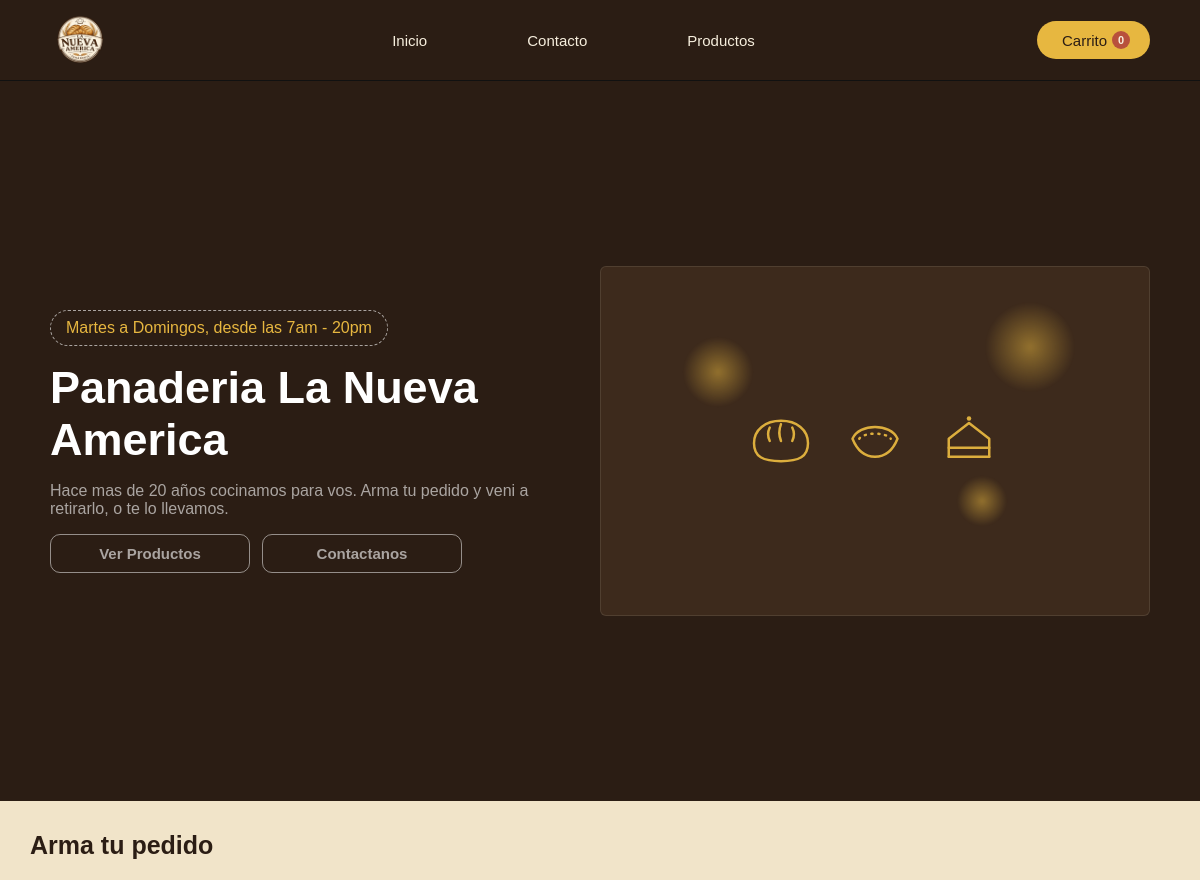
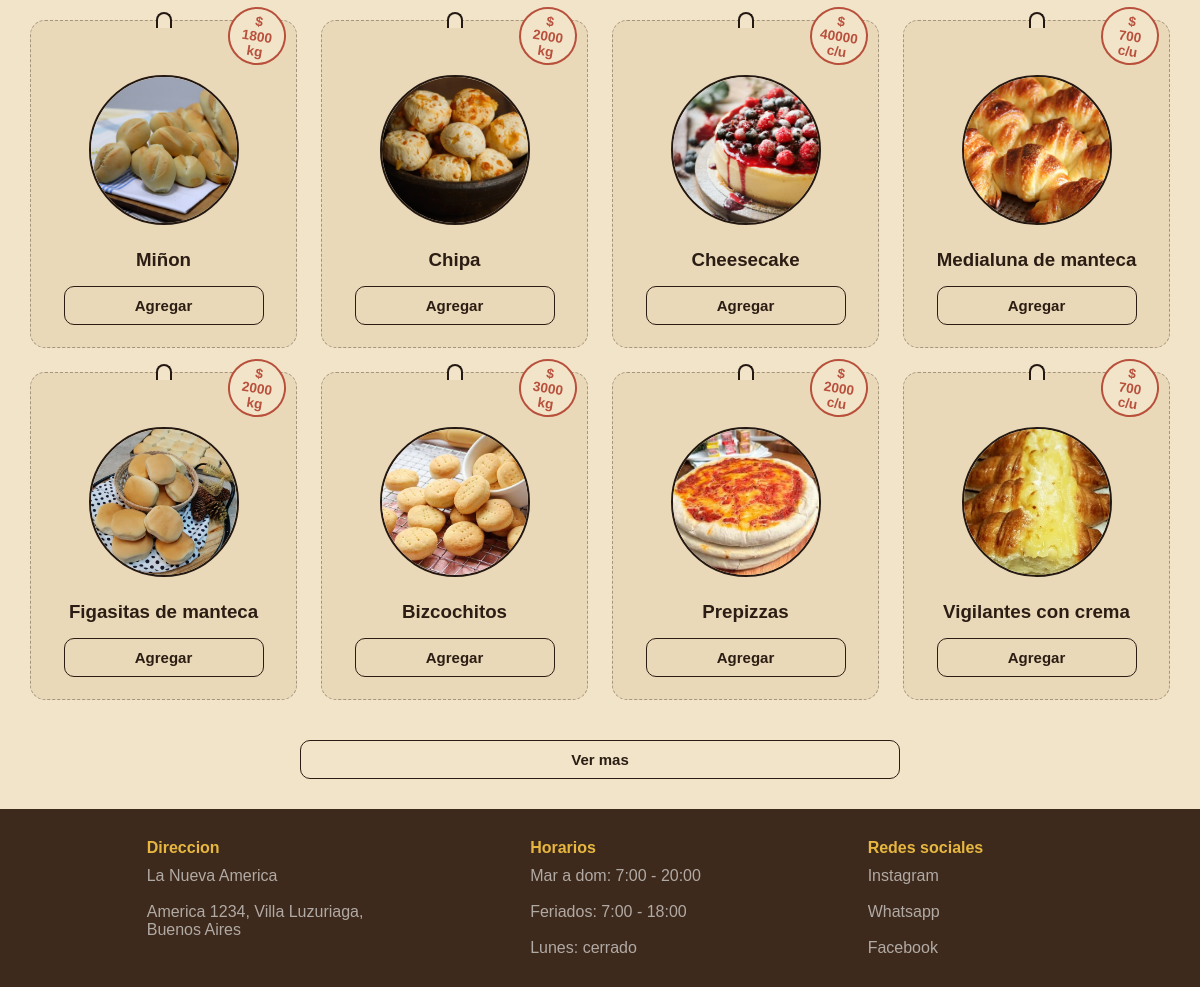
The page / on the database its author committed (2 pictures, top to bottom).
### tables this page shows
CREATE TABLE "productos" (
	"id"	INTEGER,
	"nombre"	TEXT NOT NULL,
	"precio"	TEXT NOT NULL,
	"categoria"	TEXT NOT NULL,
	"imagen"	BLOB,
	"unidad"	TEXT,
	PRIMARY KEY("id" AUTOINCREMENT)
);

### app.py (the view)
@app.route('/')
def Home():
    conn = get_db_connection()
    lista_productos = conn.execute('SELECT * FROM productos LIMIT 8').fetchall()
    conn.close()
    return render_template('index.html', productos=lista_productos)

### app.py (called while the page is built)
def get_db_connection():
    conn = sqlite3.connect('panaderia.db')
    conn.row_factory = sqlite3.Row
    return conn

### templates/index.html (shortened to what this page needs)
<!DOCTYPE html>
<html lang="en">
<head>
    <link rel="stylesheet" href="https://cdn.jsdelivr.net/npm/@tabler/icons-webfont@latest/dist/tabler-icons.min.css">
    <link rel="stylesheet" href="{{ url_for('static', filename='styles/home.css') }}">
    <link rel="stylesheet" href="{{ url_for('static', filename='styles/home_mobile.css') }}">
    <link rel="stylesheet" href="https://cdn.jsdelivr.net/npm/@tabler/icons-webfont@latest/tabler-icons.min.css">
</head>
<body>
    <nav class="nav">
        <img src="{{ url_for('static', filename='images/logo-sin-fondo.png') }}" class="img-logo">
        <ul class="nav-list">
            <a class="nav-links" href="#home">
                <li class="nav-items">Inicio</li>
            </a>
            <a class="nav-links" href="{{ url_for('contact') }}">
                <li class="nav-items">Contacto</li>
            </a>
            <a class="nav-links" href="{{ url_for('productos') }}">
                <li class="nav-items">Productos</li>
            </a>
        </ul>
        <a onclick="openCart()"><div class="shopping-cart">
            <span>Carrito</span>
            <span id="cartCount">0</span>
        </div></a>
    </nav>
    <section id="home">
        <div class="home-content">
            <span>Martes a Domingos, desde las 7am - 20pm</span>
            <h1>Panaderia La Nueva <br> America</h1>
            <p>
                Hace mas de 20 años cocinamos para vos. Arma tu pedido y veni a retirarlo, o te lo llevamos.
            </p>
            <div class="hero-buttons">
                <a href="#products"><button class="Products">Ver Productos</button></a>
                <a href="#contact"><button class="Contact">Contactanos</button></a>
            </div>
        </div>
        <div class="hero-art">
            <div class="shelf">
                <div class="crumb" style="width:70px; height:70px; top:20%; left:15%; animation-delay:0s;"></div>
                <div class="crumb" style="width:50px; height:50px; top:60%; left:65%; animation-delay:2s;"></div>
                <div class="crumb" style="width:90px; height:90px; top:10%; left:70%; animation-delay:4s;"></div>
            </div>
            <div class="hero-icon-row">
                <svg viewBox="0 0 64 64" fill="none" stroke="currentColor" stroke-width="2.2" stroke-linecap="round">
                    <path d="M8 34c0-12 10-20 24-20s24 8 24 20-8 16-24 16S8 46 8 34Z"/>
                    <path d="M22 20c-2 4-2 8 0 12M32 17c-2 5-2 10 0 15M42 20c2 4 2 8 0 12"/>
                </svg>
                <svg viewBox="0 0 64 64" fill="none" stroke="currentColor" stroke-width="2.2" stroke-linecap="round" stroke-linejoin="round">
                    <path d="M12 30c6-14 34-14 40 0-4 10-10 16-20 16S16 40 12 30Z"/>
                    <path d="M18 30c4-6 24-6 28 0" stroke-dasharray="1 5"/>
                </svg>
                <svg viewBox="0 0 64 64" fill="none" stroke="currentColor" stroke-width="2.2" stroke-linecap="round" stroke-linejoin="round">
                    <path d="M14 46V30l18-14 18 14v16"/>
                    <path d="M14 46h36M14 38h36"/>
                    <circle cx="32" cy="12" r="2" fill="currentColor" stroke="none"/>
                </svg>
            </div>
        </div>
    </section>
    <section id="products">
        <h2>Arma tu pedido</h2>
        <div class="grid-content">
            {% for producto in productos %}
            <div class="products-card">
                <div class="card-loop"></div>
                <div class="price">
                    <p>$<br>{{producto['precio']}}<br>{{producto['unidad']}}</p>
                </div>
                <img class="img-product" src="{{ url_for('static', filename='images/Tienda/' + producto['imagen']) }}" >
                <h3>{{producto['nombre']}}</h3>
                <button class="add"
                    data-id="{{producto['id']}}"
                    data-name="{{producto['nombre']}}"
                    data-price="{{producto['precio']}}">
                    Agregar
                </button>
            </div>
            {% endfor %}
        </div>
        <a class="button-link" href="{{ url_for('productos') }}"><button class="see-more">Ver mas</button></a>
    </section>
    <section id="footer">
        <div class="conteiner">
            <div class="footer-direction">
                <h3>Direccion</h3>
                <p class="text">
                    La Nueva America <br><br>
                    America 1234, Villa Luzuriaga, <br> Buenos Aires
                </p>
            </div>
            <div class="footer-hours">
                <h3>Horarios</h3>
                <p class="text">
                    Mar a dom: 7:00 - 20:00 <br><br>
                    Feriados: 7:00 - 18:00 <br><br>
                    Lunes: cerrado
                </p>
            </div>
            <div class="footer-social-media">
                <h3>Redes sociales</h3>
                <ul class="links-list">
                    <a class="links" target="_blank" href="https://instagram.com">
                        <li class="link-list-items">Instagram</li>
                    </a><br>
                    <a class="links" target="_blank" href="https://whatsapp.com">
                        <li class="link-list-items">Whatsapp</li>
                    </a><br>
                    <a class="links" target="_blank" href="https://facebook.com">
                        <li class="link-list-items">Facebook</li>
                    </a>
                </ul>
            </div>
        </div>
    </section>
</body>
</html>

### rows shown on the page
productos: precio "1800", unidad "kg", imagen (picture), nombre "Miñon"
productos: precio "2000", unidad "kg", imagen (picture), nombre "Chipa"
productos: precio "40000", unidad "c/u", imagen (picture), nombre "Cheesecake"
productos: precio "700", unidad "c/u", imagen (picture), nombre "Medialuna de manteca"
productos: precio "2000", unidad "kg", imagen (picture), nombre "Figasitas de manteca"
productos: precio "3000", unidad "kg", imagen (picture), nombre "Bizcochitos"
productos: precio "2000", unidad "c/u", imagen (picture), nombre "Prepizzas"
productos: precio "700", unidad "c/u", imagen (picture), nombre "Vigilantes con crema"
